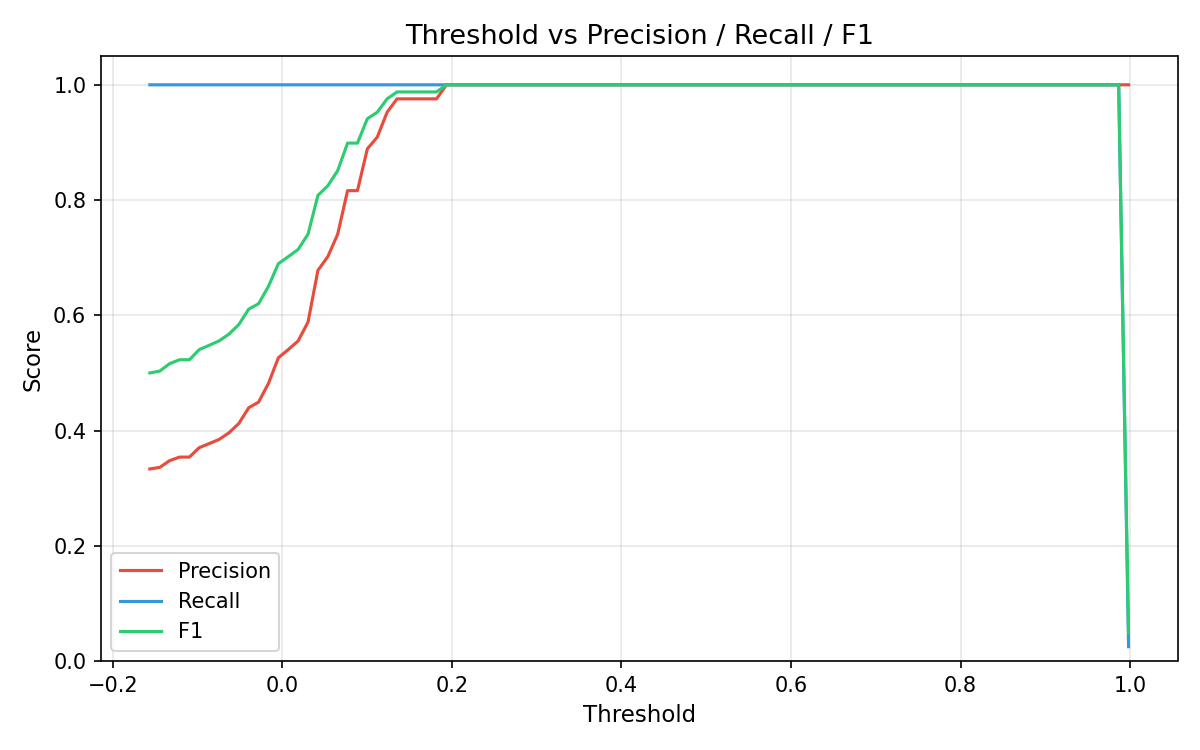
#> input picture 2026_02_金融科技大赛/src/pr_curve.png, 1200 x 750 px, given in place of ., which was not available
$ python features.py --images .
#> lines starting #> are read from the running program, lines starting #| are printed output that depends on the picture; pictures that were not available may be replaced by others from this repository, and a replacement may not be noted
#!/usr/bin/env python3
"""
features.py · CPU 经典特征提取器(CLIP 不可用时的 baseline 后端)

赛题#23 的官方现有基础是 CLIP,但 CLIP 需要 torch/open_clip + GPU。本模块提供一条
**纯 CPU、仅依赖 PIL+numpy+sklearn** 的经典特征回退路径,使整条流水线
(prepare_data→特征→similarity 去重→metrics)能在真实图像像素上端到端跑通,
而不是跑在随机向量上。

特征构成(对图像内容敏感,足以让"同一张/套用"的票据照片向量靠近、不同模板远离):
  1. 颜色直方图   : RGB 三通道各 nbins 的归一化直方图(整体色调/底色)
  2. 灰度梯度统计 : 分块的梯度幅值/方向能量(HOG 式),刻画版式/文字布局
  3. 分块灰度统计 : 每个 grid 块的均值/标准差(粗略空间结构)
  4. 标准化 + PCA : sklearn StandardScaler + PCA 降维去相关(可选,默认开)

⚠️ 这是 **baseline 特征后端**,不是 CLIP。真特征接口(classify.py/embed.py 的
extract_embeddings)在 torch 可用时仍走 CLIP;import 失败时回退到本模块。
"""
import argparse
import json
import os


# ----------------------------- 单图特征 -----------------------------

def _to_arrays(path_or_img, size=(128, 128)):
    """加载并标准化图像,返回 (rgb[H,W,3] float in [0,1], gray[H,W] float)。"""
    import numpy as np
    from PIL import Image
    if isinstance(path_or_img, Image.Image):
        img = path_or_img
    else:
        img = Image.open(path_or_img)
    img = img.convert("RGB").resize(size, Image.BILINEAR)
    rgb = np.asarray(img, dtype=np.float64) / 255.0
    gray = rgb @ np.array([0.299, 0.587, 0.114])  # 亮度
    return rgb, gray


def color_histogram(rgb, nbins=16):
    """RGB 三通道归一化直方图,拼成 3*nbins 维。"""
    import numpy as np
    feats = []
    edges = np.linspace(0.0, 1.0, nbins + 1)
    for c in range(3):
        h, _ = np.histogram(rgb[:, :, c].ravel(), bins=edges)
        h = h.astype(np.float64)
        s = h.sum()
        feats.append(h / s if s > 0 else h)
    return np.concatenate(feats)


def gradient_block_stats(gray, grid=4, n_orient=6):
    """HOG 式:把灰度图分成 grid×grid 块,每块统计 n_orient 个方向的梯度能量。
    返回 grid*grid*n_orient 维。刻画版式/文字笔画的方向分布。"""
    import numpy as np
    # Sobel 梯度
    gx = np.zeros_like(gray)
    gy = np.zeros_like(gray)
    gx[:, 1:-1] = gray[:, 2:] - gray[:, :-2]
    gy[1:-1, :] = gray[2:, :] - gray[:-2, :]
    mag = np.sqrt(gx * gx + gy * gy)
    ang = np.arctan2(gy, gx)  # [-pi, pi]
    # 折叠到 [0, pi)(无符号方向,典型 HOG 做法)
    ang = np.mod(ang, np.pi)
    bin_idx = np.minimum((ang / np.pi * n_orient).astype(int), n_orient - 1)

    H, W = gray.shape
    feats = []
    ys = np.linspace(0, H, grid + 1).astype(int)
    xs = np.linspace(0, W, grid + 1).astype(int)
    for by in range(grid):
        for bx in range(grid):
            y0, y1 = ys[by], ys[by + 1]
            x0, x1 = xs[bx], xs[bx + 1]
            m = mag[y0:y1, x0:x1].ravel()
            b = bin_idx[y0:y1, x0:x1].ravel()
            hist = np.zeros(n_orient)
            if m.size:
                np.add.at(hist, b, m)
            # 块内 L2 归一化(对比度归一)
            norm = np.linalg.norm(hist)
            feats.append(hist / norm if norm > 1e-8 else hist)
    return np.concatenate(feats)


def block_intensity_stats(gray, grid=4):
    """每个 grid 块的灰度均值+标准差,刻画粗略空间结构。返回 2*grid*grid 维。"""
    import numpy as np
    H, W = gray.shape
    ys = np.linspace(0, H, grid + 1).astype(int)
    xs = np.linspace(0, W, grid + 1).astype(int)
    means, stds = [], []
    for by in range(grid):
        for bx in range(grid):
            blk = gray[ys[by]:ys[by + 1], xs[bx]:xs[bx + 1]]
            means.append(float(blk.mean()) if blk.size else 0.0)
            stds.append(float(blk.std()) if blk.size else 0.0)
    return np.concatenate([np.array(means), np.array(stds)])


def extract_single(path_or_img, size=(128, 128), nbins=16, grid=4, n_orient=6):
    """单图经典特征向量(未标准化/未降维的原始拼接特征)。"""
    import numpy as np
    rgb, gray = _to_arrays(path_or_img, size=size)
    ch = color_histogram(rgb, nbins=nbins)
    gh = gradient_block_stats(gray, grid=grid, n_orient=n_orient)
    bi = block_intensity_stats(gray, grid=grid)
    return np.concatenate([ch, gh, bi]).astype(np.float64)


# --------------------------- 批量 + 标准化/PCA ---------------------------

class ClassicFeatureExtractor:
    """经典特征后端:批量提特征 → StandardScaler → (可选)PCA。

    与 CLIP 接口对齐:fit_transform / transform 返回 [N, D] 嵌入,
    交给 similarity.py 做 L2 归一化 + 余弦相似度。

    用法:
        fe = ClassicFeatureExtractor(pca_dim=64)
        embs = fe.fit_transform(image_paths)          # 训练/全量提取
        # 增量: e = fe.transform(new_paths)
    """

    def __init__(self, size=(128, 128), nbins=16, grid=4, n_orient=6,
                 pca_dim=32, standardize=False):
        # 注:standardize 默认 False(保守工程默认)。这些是结构化非负特征(颜色/梯度直方图),
        # StandardScaler 可能把低方差噪声维放大到与判别维同权;PCA(不标准化)做去相关/降噪即可。
        # 在合成集消融上 on/off 差异落在噪声裕度内、方向随 seed 翻转(见 ablation_study.py),
        # 故此处不宣称"标准化必降 AUC";真实数据/CLIP 特征上应重跑消融定夺。CLIP 类高维稠密特征通常才需要标准化。
        self.size = size
        self.nbins = nbins
        self.grid = grid
        self.n_orient = n_orient
        self.pca_dim = pca_dim
        self.standardize = standardize
        self.scaler = None
        self.pca = None
        self._fitted = False

    def raw_features(self, image_paths):
        import numpy as np
        feats = [extract_single(p, self.size, self.nbins, self.grid, self.n_orient)
                 for p in image_paths]
        return np.vstack(feats) if feats else np.zeros((0, 1))

    def fit_transform(self, image_paths):
        import numpy as np
        from sklearn.preprocessing import StandardScaler
        from sklearn.decomposition import PCA
        X = self.raw_features(image_paths)
        # NumPy 2.0.2 在本机 BLAS 上对**有限输入**的 matmul 也会抛 spurious 浮点警告
        # (与 similarity.py 注释同因),结果有限正确;此处 errstate 局部抑制,不影响数值。
        with np.errstate(divide="ignore", over="ignore", invalid="ignore"):
            if self.standardize:
                self.scaler = StandardScaler()
                X = self.scaler.fit_transform(X)
            # PCA 维度不能超过 min(n_samples, n_features)
            if self.pca_dim and X.shape[0] >= 2 and X.shape[1] >= 2:
                k = min(self.pca_dim, X.shape[0], X.shape[1])
                self.pca = PCA(n_components=k, random_state=0)
                X = self.pca.fit_transform(X)
        self._fitted = True
        return X

    # [11 lines left out: function transform, not called in this run]


def extract_embeddings_classic(image_paths, pca_dim=32, **kw):
    """便捷函数:返回经典特征嵌入 [N, D]。CLIP 不可用时的 extract_embeddings 等价物。
    默认不标准化(见 ClassicFeatureExtractor 注释),PCA 降维去噪。"""
    fe = ClassicFeatureExtractor(pca_dim=pca_dim, **kw)
    return fe.fit_transform(image_paths)


# ------------------------------- 自测 -------------------------------

# [75 lines left out: functions _make_test_images, _selftest, not called in this run]


def main():
    ap = argparse.ArgumentParser(description="经典 CPU 特征提取(CLIP 回退后端)")
    ap.add_argument("--selftest", action="store_true")
    ap.add_argument("--images", nargs="+", help="对这些图像提取经典特征")
    ap.add_argument("--pca-dim", type=int, default=64)
    ap.add_argument("--out", help="保存嵌入到 .npy")
    a = ap.parse_args()
    if a.selftest:
        _selftest()
        return
    if not a.images:
        ap.error("需 --images 或 --selftest")
    import numpy as np
    embs = extract_embeddings_classic(a.images, pca_dim=a.pca_dim)
#> in _to_arrays, img is the input picture: PIL image 1200x750 RGBA; mean R, G, B, A 249.6, 250.4, 249.9, 255
#> in _to_arrays, `img = img.convert("RGB").resize(size, Image.BILINEAR)`:
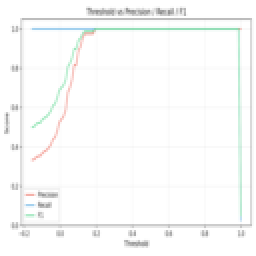
#> img: PIL image 128x128 RGB (shown 2 times larger); mean R, G, B 249.6, 250.4, 249.9
#> after the loop in color_histogram, `for c in range(3):`: feats = 3 items
#> in extract_single, `ch = color_histogram(rgb, nbins=nbins)`: ch = 48 values, max 0.913 at index 31, min 0 at index 0, mean 0.0625
#> in gradient_block_stats, `gx[:, 1:-1] = gray[:, 2:] - gray[:, :-2]`:
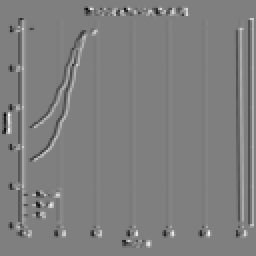
#> gx: shape (128, 128) float64 (shown 2 times larger); min -0.4, max 0.4, mean -0.000174; drawn with min black and max white
#> in gradient_block_stats, `gy[1:-1, :] = gray[2:, :] - gray[:-2, :]`:
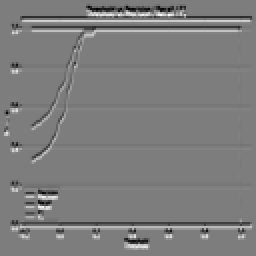
#> gy: shape (128, 128) float64 (shown 2 times larger); min -0.416, max 0.431, mean 1.03e-18; drawn with min black and max white
#> in gradient_block_stats, `mag = np.sqrt(gx * gx + gy * gy)`:
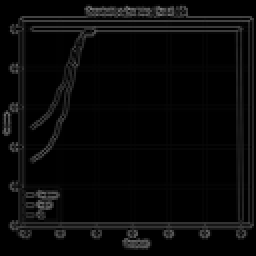
#> mag: shape (128, 128) float64 (shown 2 times larger); min 0, max 0.518, mean 0.0342
#> in gradient_block_stats, `ang = np.mod(ang, np.pi)`:
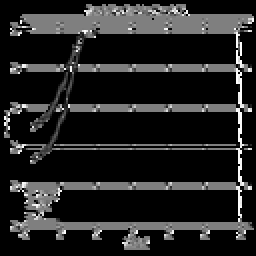
#> ang: shape (128, 128) float64 (shown 2 times larger); min 0, max 3.14, mean 0.442; drawn with min black and max white
#> in gradient_block_stats, `bin_idx = np.minimum((ang / np.pi * n_orient).astype(int), n_orient - 1)`:
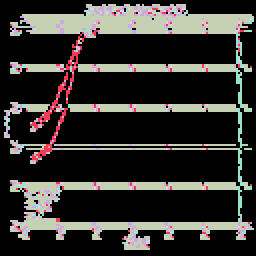
#> bin_idx: shape (128, 128) int64 (shown 2 times larger); 6 distinct labels, from 0 to 5; one colour per label, 0 black
#> after the loop in gradient_block_stats, `for by in range(grid):`: feats = 16 items
#> in extract_single, `gh = gradient_block_stats(gray, grid=grid, n_orient=n_orient)`: gh = 96 values, max 0.979 at index 81, min 0 at index 59, mean 0.27
#> after the loop in block_intensity_stats, `for by in range(grid):`:
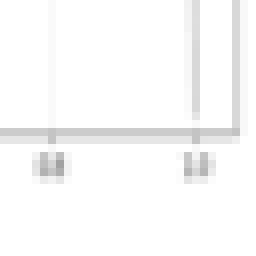
#> blk: shape (32, 32) float64 (shown 8 times larger); min 0.635, max 1, mean 0.981
#> after the loop in block_intensity_stats, `for by in range(grid):`: means = [0.983, 0.956, 0.958, 0.978, 0.977, 0.991, 0.997, 0.987, 0.979, 0.998, 0.997, 0.987, 0.962, 0.987, 0.976, 0.981]; stds = [0.054, 0.0894, 0.0916, 0.0612, 0.0547, 0.0275, 0.00586, 0.0345, 0.0506, 0.00575, 0.00631, 0.0338, 0.0763, 0.0461, 0.067, 0.0536]
#> in extract_single, `bi = block_intensity_stats(gray, grid=grid)`: bi = 32 values, max 0.998 at index 9, min 0.00575 at index 25, mean 0.514
#> in raw_features, `feats = [extract_single(p, self.size, self.nbins, self.grid, self.n_or..`: feats = 1 item
    print(f"✓ 经典特征嵌入 {embs.shape}(后端=PIL+numpy+sklearn,非 CLIP)")
#| ✓ 经典特征嵌入 (1, 176)(后端=PIL+numpy+sklearn,非 CLIP)
    if a.out:
        np.save(a.out, embs)
        print(f"  已保存 → {a.out}")


if __name__ == "__main__":
    main()
